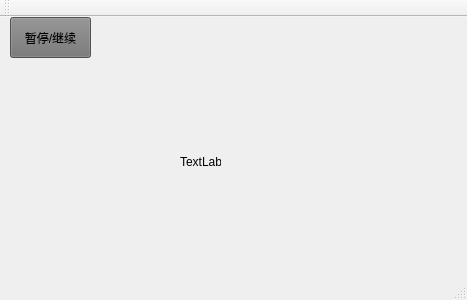
<?xml version="1.0" encoding="UTF-8"?>
<ui version="4.0">
 <class>MainWindow</class>
 <widget class="QMainWindow" name="MainWindow">
  <property name="geometry">
   <rect>
    <x>0</x>
    <y>0</y>
    <width>467</width>
    <height>300</height>
   </rect>
  </property>
  <property name="windowTitle">
   <string>MainWindow</string>
  </property>
  <widget class="QWidget" name="centralWidget">
   <widget class="QPushButton" name="pushButton">
    <property name="geometry">
     <rect>
      <x>10</x>
      <y>0</y>
      <width>81</width>
      <height>41</height>
     </rect>
    </property>
    <property name="maximumSize">
     <size>
      <width>81</width>
      <height>16777215</height>
     </size>
    </property>
    <property name="styleSheet">
     <string notr="true">background-color: rgb(151, 164, 156);
background-color: rgb(114, 114, 114);
font: 75 9pt &quot;思源黑体 CN Bold&quot;;</string>
    </property>
    <property name="text">
     <string>暂停/继续</string>
    </property>
   </widget>
   <widget class="QLabel" name="boomlabel">
    <property name="geometry">
     <rect>
      <x>180</x>
      <y>140</y>
      <width>41</width>
      <height>9</height>
     </rect>
    </property>
    <property name="text">
     <string>TextLabel</string>
    </property>
   </widget>
  </widget>
  <widget class="QMenuBar" name="menuBar">
   <property name="geometry">
    <rect>
     <x>0</x>
     <y>0</y>
     <width>467</width>
     <height>17</height>
    </rect>
   </property>
  </widget>
  <widget class="QToolBar" name="mainToolBar">
   <attribute name="toolBarArea">
    <enum>TopToolBarArea</enum>
   </attribute>
   <attribute name="toolBarBreak">
    <bool>false</bool>
   </attribute>
  </widget>
  <widget class="QStatusBar" name="statusBar"/>
 </widget>
 <layoutdefault spacing="6" margin="11"/>
 <resources/>
 <connections/>
</ui>
